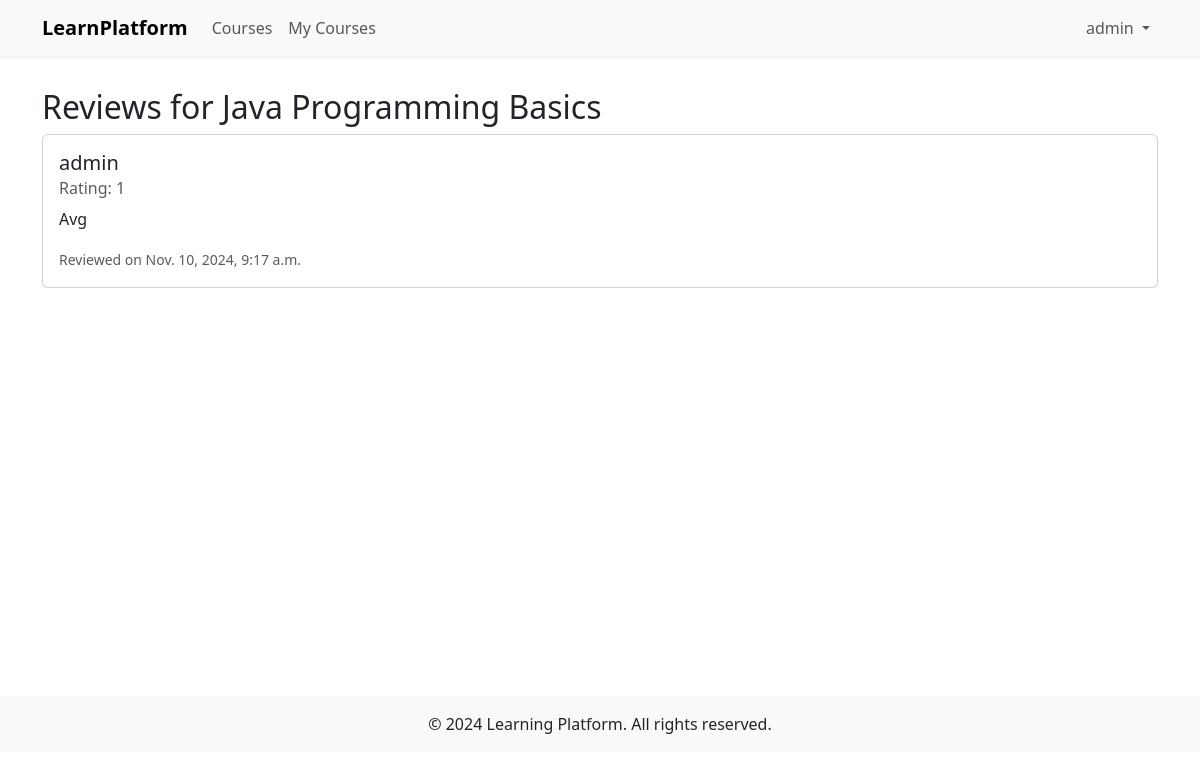
Page /course/2/review/ (signed in) on the committed database.
### app/models.py (models this page shows, shortened)
class Course(models.Model):
    title = models.CharField(max_length=200)
    slug = models.SlugField(max_length=200, unique=True)
    description = models.TextField()
    thumbnail = models.ImageField(upload_to='courses/thumbnails/', blank=True, null=True)
    instructor = models.ForeignKey(User, on_delete=models.CASCADE, related_name='courses_taught')
    price = models.DecimalField(max_digits=7, decimal_places=2)
    duration = models.IntegerField(help_text="Duration in weeks")
    is_active = models.BooleanField(default=True)
    is_featured = models.BooleanField(default=False)
    created_at = models.DateTimeField(auto_now_add=True)
    updated_at = models.DateTimeField(auto_now=True)
    class Meta:
        ordering = ['-created_at']

class Review(models.Model):
    user = models.ForeignKey(User, on_delete=models.CASCADE, related_name='reviews')
    course = models.ForeignKey(Course, on_delete=models.CASCADE, related_name='reviews')
    rating = models.IntegerField(choices=[(i, i) for i in range(1, 6)])
    comment = models.TextField()
    created_at = models.DateTimeField(auto_now_add=True)
    updated_at = models.DateTimeField(auto_now=True)
    class Meta:
        unique_together = [['user', 'course']]
        ordering = ['-created_at']

### app/views.py (the view)
# urls.py: path('course/<int:course_id>/review/', views.course_review, name='course_review'),
def course_review(request, course_id):
    course = get_object_or_404(Course, id=course_id)
    reviews = Review.objects.filter(course=course)
    is_reviewed = reviews.filter(user=request.user).exists()
    if request.method == 'POST':
        form = ReviewForm(request.POST)
        if form.is_valid():
            review = form.save(commit=False)
            review.course = course
            review.user = request.user
            review.save()
            return redirect('course_review', course_id=course.id)
    else:
        form = ReviewForm()
    return render(request, 'course_review.html', {
        'course': course,
        'reviews': reviews,
        'form': form,
        'is_reviewed':is_reviewed
    })

### templates/course_review.html (shortened to what this page needs)
{% extends 'base.html' %}
{% block content %}
<h2>Reviews for {{ course.title }}</h2>
<div>
    {% for review in reviews %}
        <div class="card mb-3">
            <div class="card-body">
                <h5 class="card-title">{{ review.user.username }}</h5>
                <h6 class="card-subtitle mb-2 text-muted">Rating: {{ review.rating }}</h6>
                <p class="card-text">{{ review.comment }}</p>
                <small class="text-muted">Reviewed on {{ review.created_at }}</small>
            </div>
        </div>
    {% empty %}
        <div class="alert alert-info">
            No reviews yet.
        </div>
    {% endfor %}
</div>
{% endblock %}

### templates/base.html (shortened to what this page needs)
<!DOCTYPE html>
<html lang="en">
<head>
    <link href="https://cdn.jsdelivr.net/npm/bootstrap@5.3.0/dist/css/bootstrap.min.css" rel="stylesheet">
</head>
<body>
    <nav class="navbar navbar-expand-lg navbar-light bg-light shadow-sm">
        <div class="container">
            <a class="navbar-brand" href="{% url 'home' %}">
                LearnPlatform
            </a>
            <div class="collapse navbar-collapse" id="navbarNav">
                <ul class="navbar-nav me-auto">
                    <li class="nav-item">
                        <a class="nav-link {% if request.resolver_match.url_name == 'course_list' %}active{% endif %}"
                           href="{% url 'course_list' %}">Courses</a>
                    </li>
                    {% if user.is_authenticated %}
                        <li class="nav-item">
                            <a class="nav-link {% if request.resolver_match.url_name == 'my_courses' %}active{% endif %}"
                               href="{% url 'my_courses' %}">My Courses</a>
                        </li>
                    {% endif %}
                </ul>
                <ul class="navbar-nav">
                    {% if user.is_authenticated %}
                        <li class="nav-item dropdown">
                            <a class="nav-link dropdown-toggle" href="#" id="navbarDropdown" role="button"
                               data-bs-toggle="dropdown">
                                {{ user.username }}
                            </a>
                        </li>
                    {% endif %}
                </ul>
            </div>
        </div>
    </nav>
    <main class="main-content">
        <div class="container">
            {% block content %}
            {% endblock %}
        </div>
    </main>
    <footer class="footer">
        <div class="container text-center">
            <p class="mb-0">&copy; {% now "Y" %} Learning Platform. All rights reserved.</p>
        </div>
    </footer>
</body>
</html>

### templates/base.html (style rules this page uses)
.navbar-brand { font-weight: 600; }
.main-content { min-height: calc(100vh - 160px); padding: 2rem 0; }
.footer { padding: 1rem 0; background-color: #f8f9fa; }

### rows in the picture
Course: title "Java Programming Basics"
Review: user.username "admin", rating "1", comment "Avg", created_at "Nov. 10, 2024, 9:17 a.m."

### other values in the picture
{{ user.username }} "admin"
